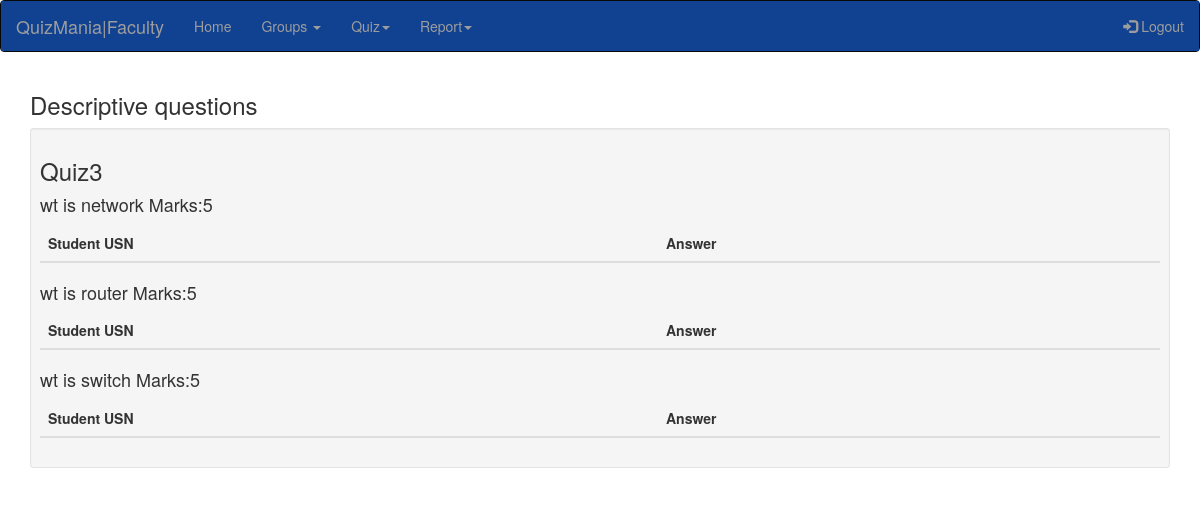
The app's page /faculty/assessment.php?id=22 (signed in) with its own data.
### tables this page shows
CREATE TABLE IF NOT EXISTS `quiz` (
  `quizid` int(15) NOT NULL AUTO_INCREMENT,
  `quizname` varchar(24) NOT NULL,
  `description` varchar(180) NOT NULL,
  `timer` int(180) NOT NULL,
  `groupid` int(14) DEFAULT NULL,
  `userid` varchar(16) NOT NULL,
  `status` text NOT NULL,
  PRIMARY KEY (`quizid`),
  KEY `userid` (`userid`),
  KEY `groupid` (`groupid`)
);

CREATE TABLE IF NOT EXISTS `questions` (
  `quesid` int(10) NOT NULL AUTO_INCREMENT,
  `question` varchar(450) NOT NULL,
  `questype` varchar(85) NOT NULL,
  `correctans_id` int(10) DEFAULT NULL,
  `mark` int(5) NOT NULL,
  `quizid` int(15) NOT NULL,
  `user_id` varchar(16) NOT NULL,
  PRIMARY KEY (`quesid`),
  KEY `quizid` (`quizid`)
);

### faculty/function/assessment.php (called while the page is built, shortened)
<?php
	require '../function/connection.php';
	if($_SESSION['type']=='faculty')
		{
			$id=$_GET['id'];
			$sql = "SELECT `quesid`,`question`,`mark` FROM `questions` WHERE `quizid`='$id' AND `questype`='descriptive'";
			$result=$conn->query($sql);
	}
?>

### faculty/assessment.php (the view, shortened to what this page needs)
<?php
 require '../function/connection.php';
 require 'function/assessment.php';
if (isset($_GET['id'])) {
   $quid_id=$_GET['id'];
   $sql2="SELECT `quizname` FROM `quiz` where `quizid`='$quid_id'";
    $result2=$conn->query($sql2);
    $row=$result2->fetch_assoc();
    $qname=$row['quizname'];
 }
 ?>
<!DOCTYPE html>
<html lang="en">
<head>
  <link rel="stylesheet" href="https://maxcdn.bootstrapcdn.com/bootstrap/3.3.7/css/bootstrap.min.css">
    <link rel="stylesheet" type="text/css" href="faculty.css">
</head>
<body>
<nav class="navbar navbar-inverse">
  <div class="container-fluid">
    <div class="navbar-header">
      <a class="navbar-brand" href="#">QuizMania|Faculty</a>
    </div>
    <ul class="nav navbar-nav">
      <li class=""><a href="faculty.php">Home</a></li>
      <li class="dropdown"><a class="dropdown-toggle" data-toggle="dropdown" href="#">Groups <span class="caret"></span></a>
      </li>
      <li class="dropdown"><a class="dropdown-toggle" data-toggle="dropdown" href="#">Quiz<span class="caret"></span></a>
      </li>
      <li class="dropdown"><a class="dropdown-toggle" data-toggle="dropdown" href="#">Report<span class="caret"></span></a>
      </li>
    </ul>
    <ul class="nav navbar-nav navbar-right">
      <li><a href="../function/logout.php"><span class="glyphicon glyphicon-log-in"></span> Logout</a></li>
    </ul>
  </div>
</nav>
<div class="container">
  <h3>Descriptive questions</h3>
  <div class="well well-sm">
  <h3><?php echo $qname ?></h3>
  <?php
      while($row=$result->fetch_assoc())
          {
            echo " <h4>";
          echo "<tr>";
           echo "<td>".$row['question']." Marks:".$row['mark']."</td>";
           echo "</tr>";
            echo "</h4>";
          ?>
  <table class="table table-hover">
    <thead>
      <tr>
        <th>Student USN</th>
        <th>Answer</th>
        <th></th>
      </tr>
    </thead>
  </table>
<?php
  }
?>
  </div>
  </div>
</body>
</html>

### faculty/faculty.css (style rules this page uses)
.container-fluid { background-color:#114291; }

### records on screen
quiz: quizname "Quiz3"
questions: question "wt is network", mark "5"
questions: question "wt is router", mark "5"
questions: question "wt is switch", mark "5"
